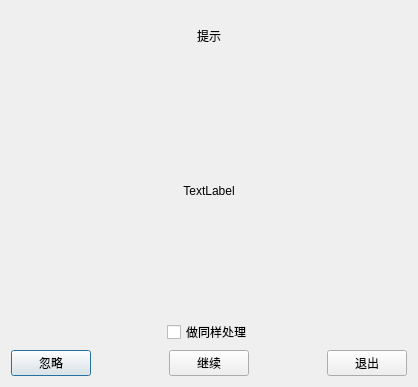
<?xml version="1.0" encoding="UTF-8"?>
<ui version="4.0">
 <class>Dialog</class>
 <widget class="QDialog" name="Dialog">
  <property name="geometry">
   <rect>
    <x>0</x>
    <y>0</y>
    <width>418</width>
    <height>387</height>
   </rect>
  </property>
  <property name="windowTitle">
   <string>Dialog</string>
  </property>
  <property name="styleSheet">
   <string notr="true">font: 18pt &quot;仿宋&quot;;</string>
  </property>
  <layout class="QVBoxLayout" name="verticalLayout" stretch="1,5,1,1">
   <item>
    <widget class="QLabel" name="labelTitle">
     <property name="text">
      <string>提示</string>
     </property>
     <property name="alignment">
      <set>Qt::AlignCenter</set>
     </property>
    </widget>
   </item>
   <item>
    <widget class="QLabel" name="labelContent">
     <property name="text">
      <string>TextLabel</string>
     </property>
     <property name="alignment">
      <set>Qt::AlignCenter</set>
     </property>
    </widget>
   </item>
   <item>
    <layout class="QHBoxLayout" name="horizontalLayout_2">
     <item>
      <spacer name="horizontalSpacer_3">
       <property name="orientation">
        <enum>Qt::Horizontal</enum>
       </property>
       <property name="sizeHint" stdset="0">
        <size>
         <width>40</width>
         <height>20</height>
        </size>
       </property>
      </spacer>
     </item>
     <item>
      <widget class="QCheckBox" name="checkBox">
       <property name="text">
        <string>做同样处理</string>
       </property>
      </widget>
     </item>
     <item>
      <spacer name="horizontalSpacer_4">
       <property name="orientation">
        <enum>Qt::Horizontal</enum>
       </property>
       <property name="sizeHint" stdset="0">
        <size>
         <width>40</width>
         <height>20</height>
        </size>
       </property>
      </spacer>
     </item>
    </layout>
   </item>
   <item>
    <layout class="QHBoxLayout" name="horizontalLayout">
     <item>
      <widget class="QPushButton" name="pushButtonLose">
       <property name="text">
        <string>忽略</string>
       </property>
      </widget>
     </item>
     <item>
      <spacer name="horizontalSpacer">
       <property name="orientation">
        <enum>Qt::Horizontal</enum>
       </property>
       <property name="sizeHint" stdset="0">
        <size>
         <width>40</width>
         <height>20</height>
        </size>
       </property>
      </spacer>
     </item>
     <item>
      <widget class="QPushButton" name="pushButtonContinue">
       <property name="text">
        <string>继续</string>
       </property>
      </widget>
     </item>
     <item>
      <spacer name="horizontalSpacer_2">
       <property name="orientation">
        <enum>Qt::Horizontal</enum>
       </property>
       <property name="sizeHint" stdset="0">
        <size>
         <width>40</width>
         <height>20</height>
        </size>
       </property>
      </spacer>
     </item>
     <item>
      <widget class="QPushButton" name="pushButtonExit">
       <property name="text">
        <string>退出</string>
       </property>
      </widget>
     </item>
    </layout>
   </item>
  </layout>
 </widget>
 <resources/>
 <connections/>
</ui>
